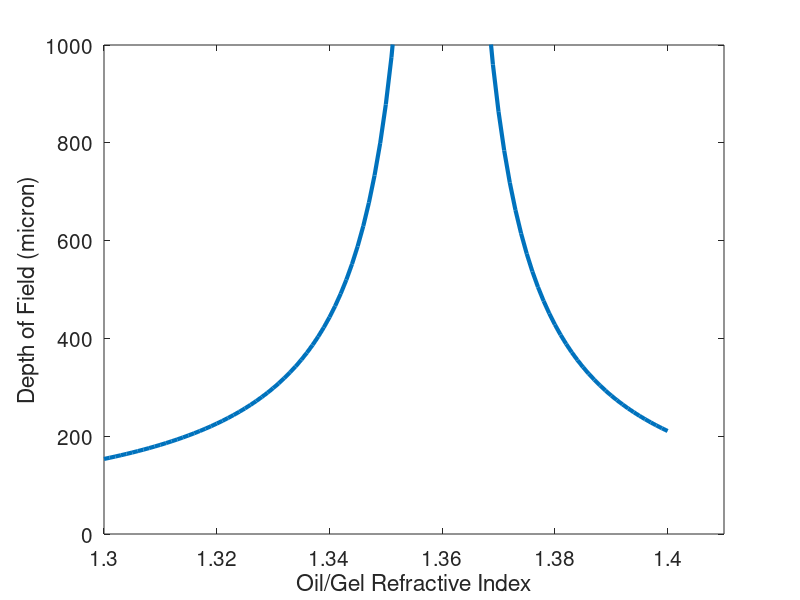

Recreate this plot in MATLAB.
clear all

n=1.36;

DOFobj=4;


n0=1.3:0.001:1.4;

DOF=abs(DOFobj./((n-n0)+(1./n-1./n0)));

plot(n0,DOF,'linewidth',3);
xlabel('Oil/Gel Refractive Index','fontsize',15);
ylabel('Depth of Field (micron)','fontsize',15);
set(gca,'fontsize',15)
xlim([1.3 1.41]);
ylim([0 1000]);